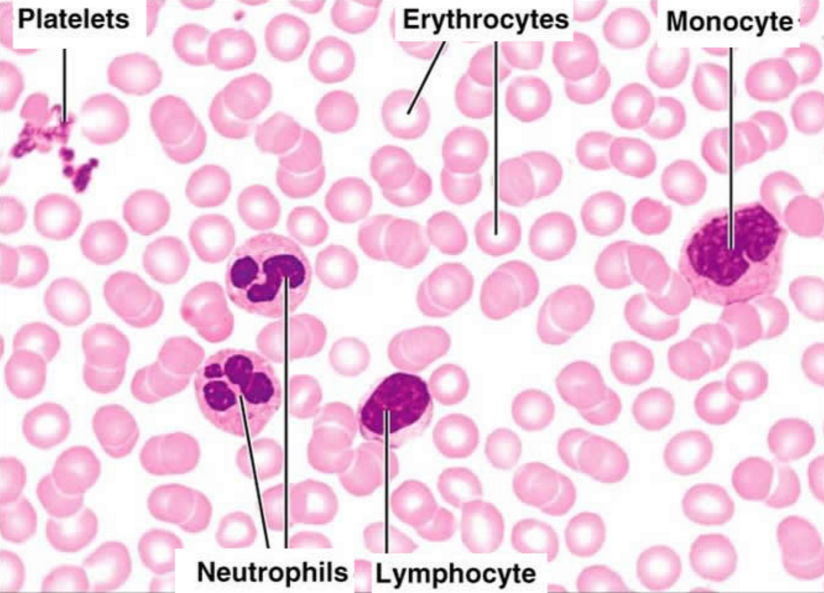
#> input picture bloodcell.png, 824 x 593 px
$ python simple_thresholding_matplotlib_vid14.py
#> lines starting #> are read from the running program, lines starting #| are printed output that depends on the picture; after the words box and inside, x2 and y2 are one past the last pixel; in counts of white or black regions, pixels touching at a corner belong together
import cv2 as cv
import numpy as np
import numpy as np
from matplotlib import pyplot as plt

lower = 100
upper = 200
# img = cv.imread('gradient.png',0)
img = cv.imread('bloodcell.png',0)
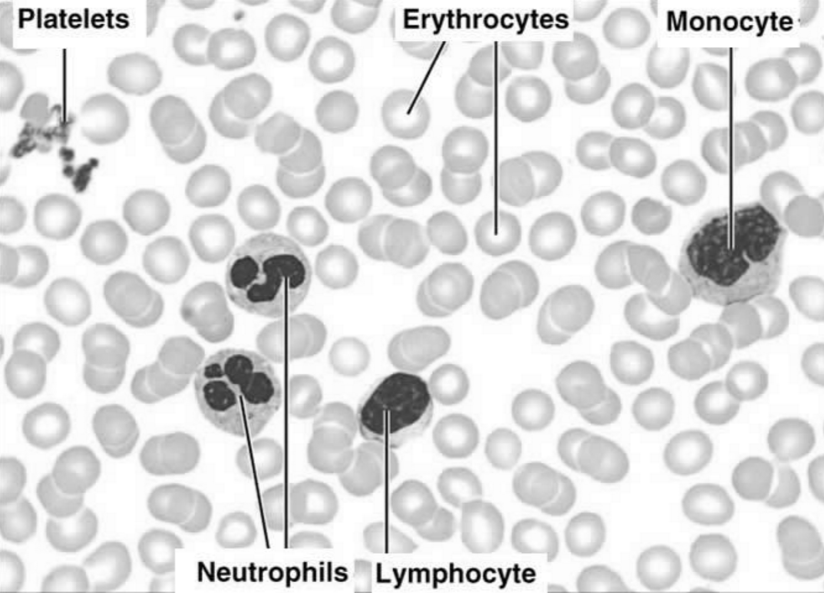
#> img: shape (593, 824); min 0, max 255, mean 220.3
_, th1 = cv.threshold(img, lower, upper, cv.THRESH_BINARY)
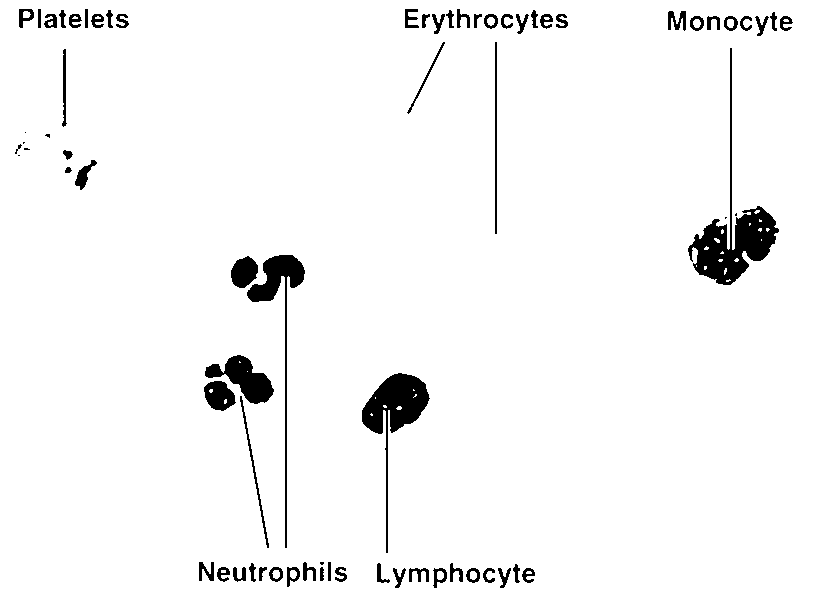
#> th1: shape (593, 824); values 0 (black) and 200 (white), 96.2% white; 72 black regions (8 under 20 px), largest, box (x1, y1, x2, y2) and area: (688, 48, 779, 285) 4142, (362, 373, 430, 553) 2908, (247, 255, 305, 548) 1996
_, th2 = cv.threshold(img, lower, upper, cv.THRESH_BINARY_INV)
_, th3 = cv.threshold(img, lower, upper, cv.THRESH_TRUNC)
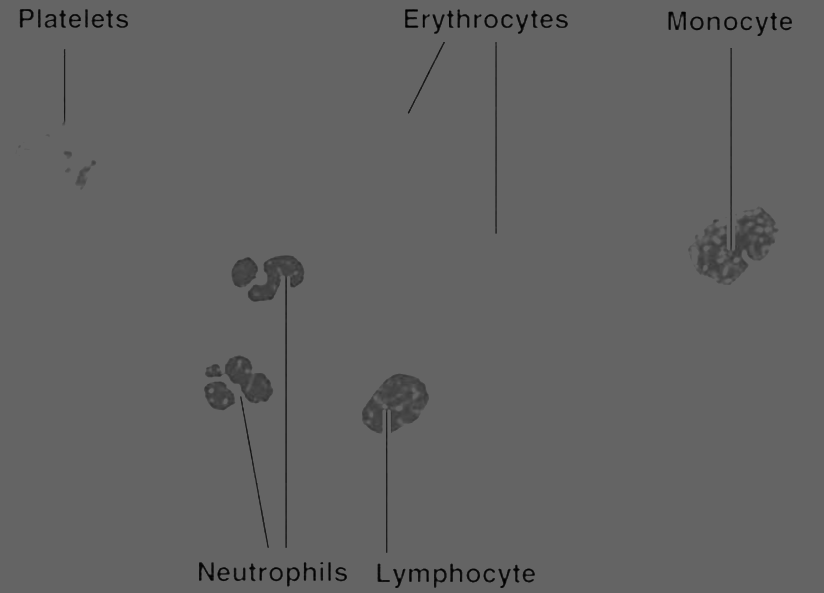
#> th3: shape (593, 824); min 0, max 100, mean 98.5
_, th4 = cv.threshold(img, lower, upper, cv.THRESH_TOZERO)
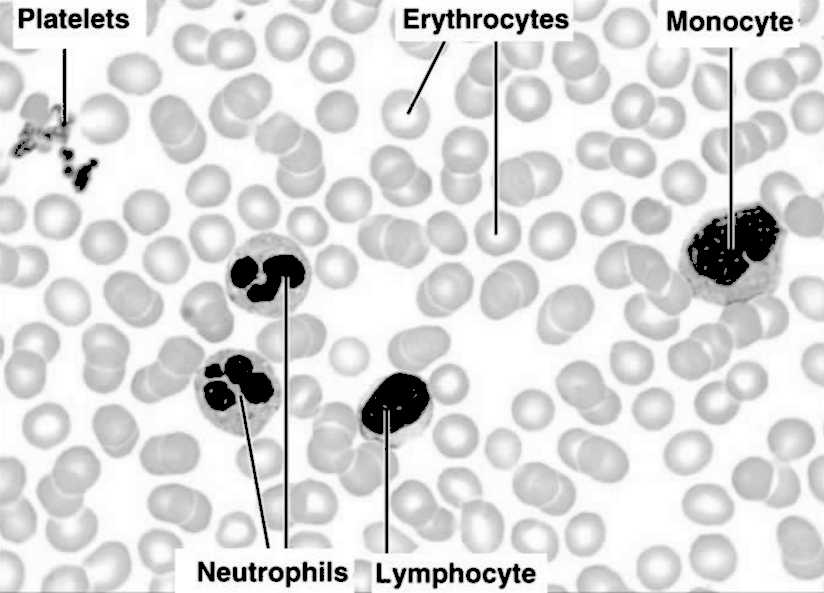
#> th4: shape (593, 824); min 0, max 255, mean 218
_, th5 = cv.threshold(img, lower, upper, cv.THRESH_TOZERO_INV)
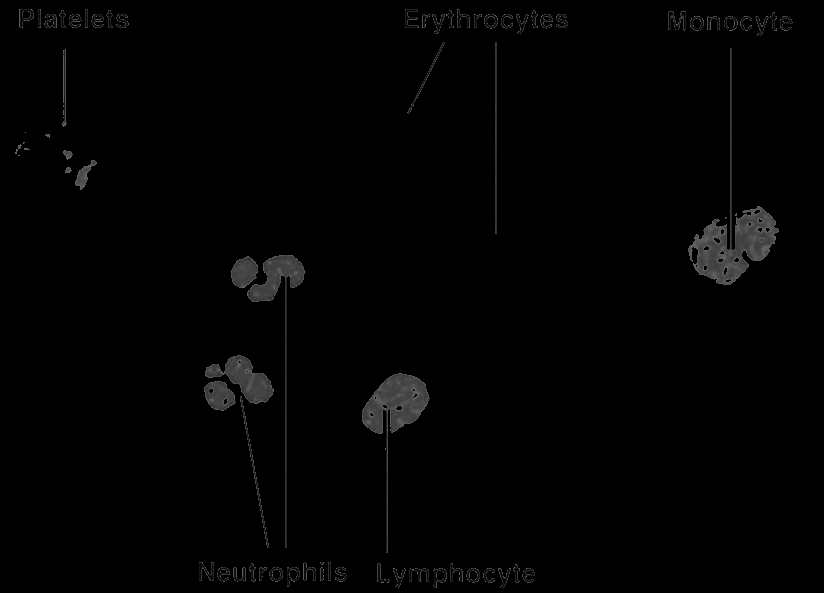
#> th5: shape (593, 824); min 0, max 100, mean 2.3


titles = ['Original image','BINARY', 'BINARY_INV','TRUNC','TOZERO','TOZERO_INV']
images = [img,th1,th2,th3,th4,th5]

for i in range(6):
    plt.subplot(2,3,i+1),plt.imshow(images[i], 'gray')
    plt.title(titles[i])
    plt.xticks([]), plt.yticks([])


# [6 lines of commented-out code are left out]

plt.show()

# cv.waitKey(0)
# cv.destroyAllWindows()

$ run again, with gradient.png copied over bloodcell.png
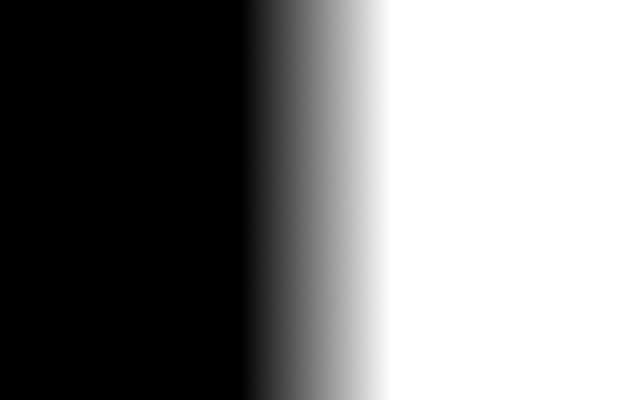
#> input picture gradient.png, 640 x 400 px
#> img is the input picture: shape (400, 640); min 0, max 255, mean 129.1
#> `_, th1 = cv.threshold(img, lower, upper, cv.THRESH_BINARY)`:
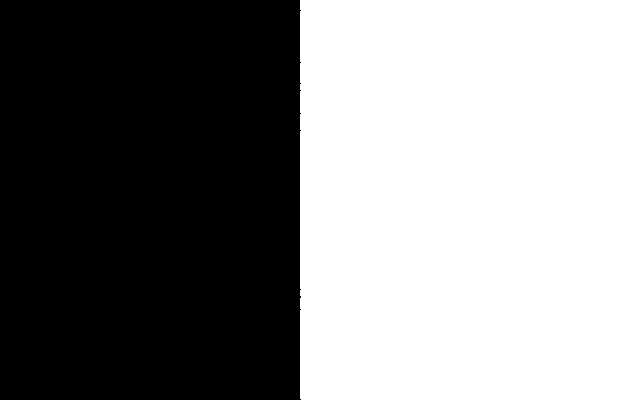
#> th1: shape (400, 640); values 0 (black) and 200 (white), 53.1% white; 1 black region, box (x1, y1, x2, y2) and area: (0, 0, 301, 400) 120011
#> `_, th5 = cv.threshold(img, lower, upper, cv.THRESH_TOZERO_INV)`:
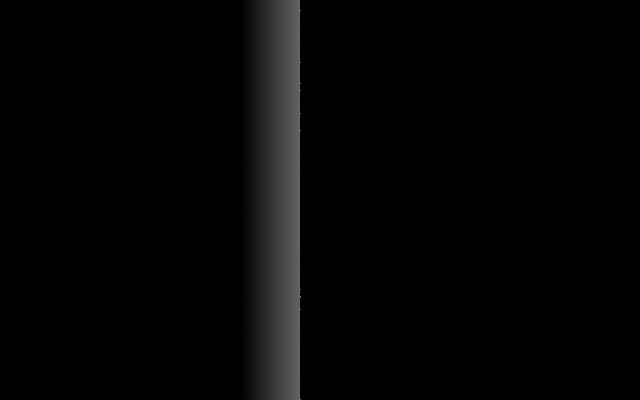
#> th5: shape (400, 640); min 0, max 100, mean 4.6
